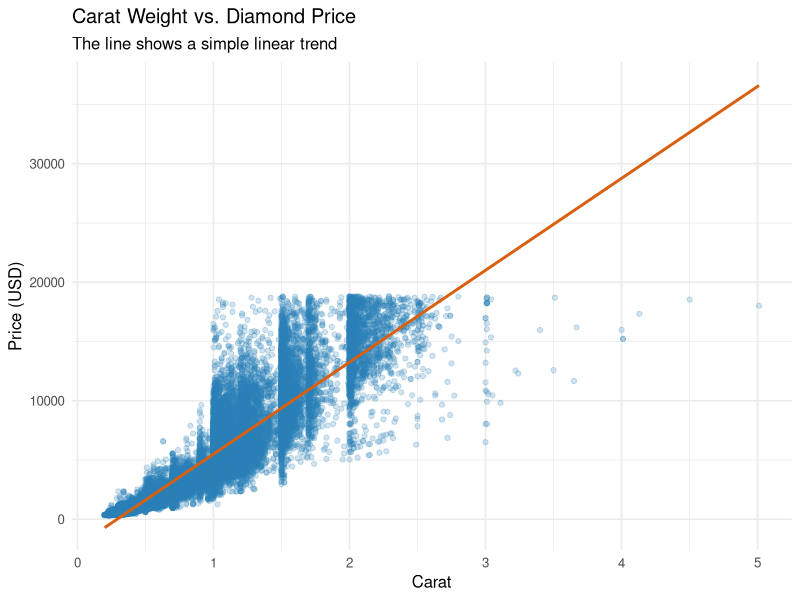
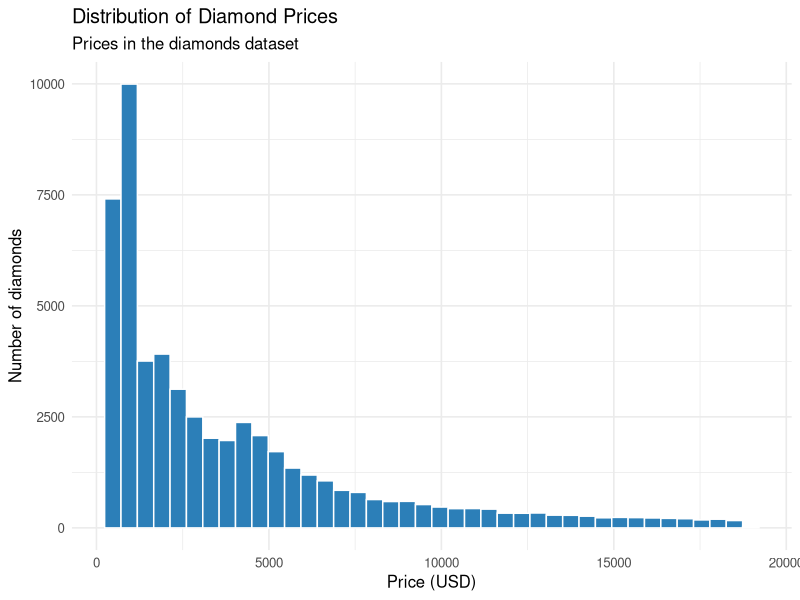
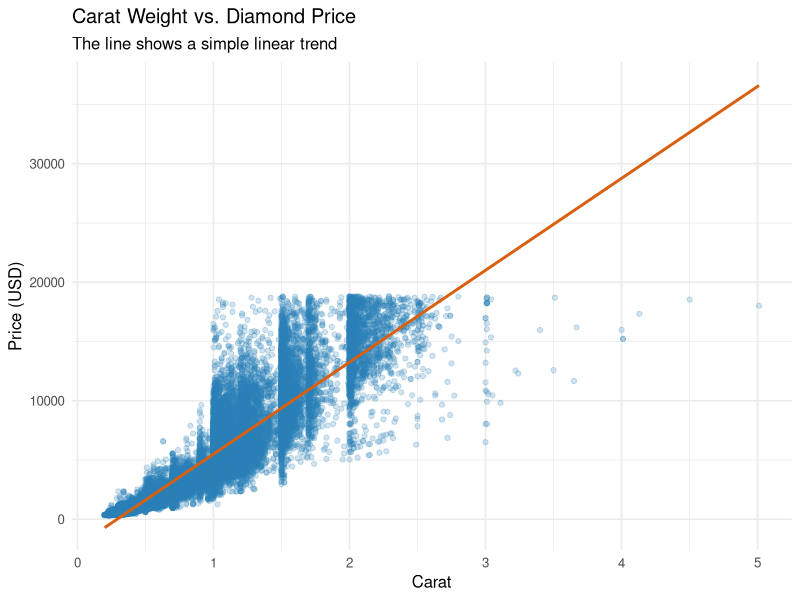
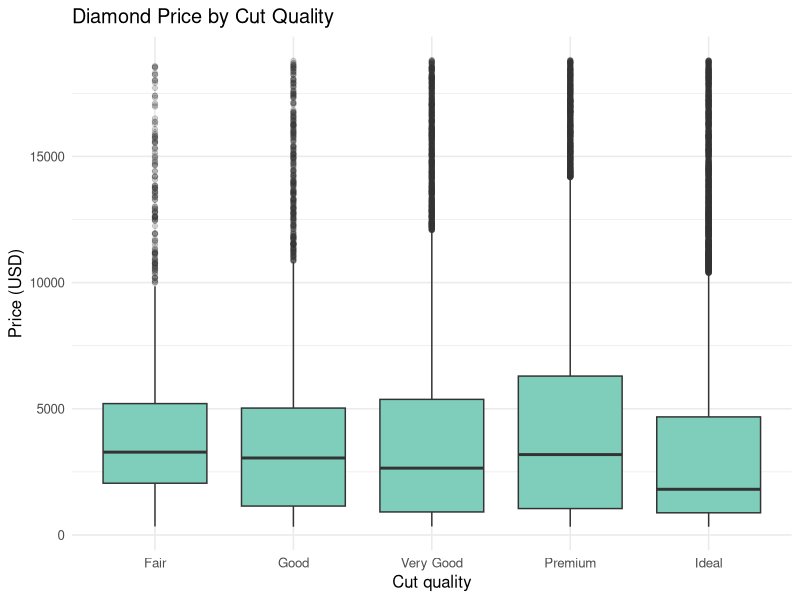
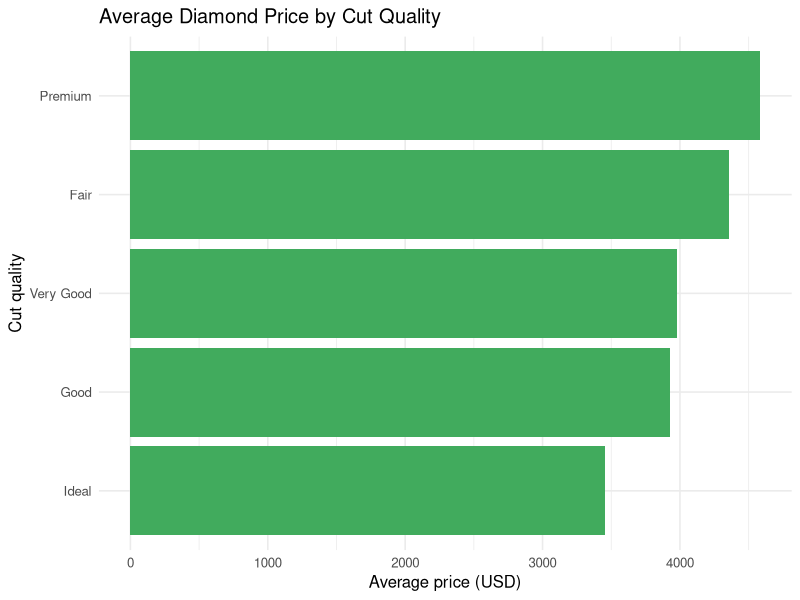

Reproduce these figures in R, in order.
# ============================================================
# Diamond Price Analysis Using R
# Dataset: ggplot2::diamonds
# ============================================================

# 1. Install and load the required package
if (!requireNamespace("ggplot2", quietly = TRUE)) {
  install.packages("ggplot2")
}
library(ggplot2)

# 2. Create output directories if they do not exist
dir.create("results/figures", recursive = TRUE, showWarnings = FALSE)
dir.create("results/tables", recursive = TRUE, showWarnings = FALSE)

# 3. Load the dataset
data("diamonds", package = "ggplot2")
diamonds_data <- ggplot2::diamonds

# 4. Inspect the data
cat("===== DATA OVERVIEW =====\n")
cat("Rows:", nrow(diamonds_data), "\n")
cat("Columns:", ncol(diamonds_data), "\n\n")
print(str(diamonds_data))
print(summary(diamonds_data))

# Save a compact overview of numeric variables
numeric_summary <- data.frame(
  variable = c("carat", "depth", "table", "price", "x", "y", "z"),
  mean = sapply(diamonds_data[c("carat", "depth", "table", "price", "x", "y", "z")], mean),
  median = sapply(diamonds_data[c("carat", "depth", "table", "price", "x", "y", "z")], median),
  standard_deviation = sapply(diamonds_data[c("carat", "depth", "table", "price", "x", "y", "z")], sd)
)
write.csv(numeric_summary,
          "results/tables/numeric_summary.csv",
          row.names = FALSE)

# 5. Summarize prices by cut category
summary_by_cut <- aggregate(
  cbind(price, carat) ~ cut,
  data = diamonds_data,
  FUN = function(x) mean(x)
)
names(summary_by_cut) <- c("cut", "average_price", "average_carat")

count_by_cut <- as.data.frame(table(diamonds_data$cut))
names(count_by_cut) <- c("cut", "number_of_diamonds")

median_price_by_cut <- aggregate(
  price ~ cut,
  data = diamonds_data,
  FUN = median
)
names(median_price_by_cut) <- c("cut", "median_price")

summary_by_cut <- merge(summary_by_cut, count_by_cut, by = "cut")
summary_by_cut <- merge(summary_by_cut, median_price_by_cut, by = "cut")
summary_by_cut <- summary_by_cut[
  order(summary_by_cut$average_price, decreasing = TRUE), ]

write.csv(summary_by_cut,
          "results/tables/summary_by_cut.csv",
          row.names = FALSE)

# 6. Visualization 1: distribution of diamond prices
p1 <- ggplot(diamonds_data, aes(x = price)) +
  geom_histogram(bins = 40, fill = "#2C7FB8", color = "white") +
  labs(
    title = "Distribution of Diamond Prices",
    subtitle = "Prices in the diamonds dataset",
    x = "Price (USD)",
    y = "Number of diamonds"
  ) +
  theme_minimal(base_size = 12)

ggsave("results/figures/01_price_distribution.png",
       plot = p1, width = 8, height = 5, dpi = 300)

# 7. Visualization 2: carat weight versus price
p2 <- ggplot(diamonds_data, aes(x = carat, y = price)) +
  geom_point(alpha = 0.22, color = "#2C7FB8") +
  geom_smooth(method = "lm", formula = y ~ x, se = TRUE,
              color = "#D95F0E", linewidth = 1) +
  labs(
    title = "Carat Weight vs. Diamond Price",
    subtitle = "The line shows a simple linear trend",
    x = "Carat",
    y = "Price (USD)"
  ) +
  theme_minimal(base_size = 12)

ggsave("results/figures/02_carat_vs_price.png",
       plot = p2, width = 8, height = 5, dpi = 300)

# 8. Visualization 3: price distribution by cut
p3 <- ggplot(diamonds_data, aes(x = cut, y = price)) +
  geom_boxplot(fill = "#7FCDBB", outlier.alpha = 0.18) +
  labs(
    title = "Diamond Price by Cut Quality",
    x = "Cut quality",
    y = "Price (USD)"
  ) +
  theme_minimal(base_size = 12)

ggsave("results/figures/03_price_by_cut.png",
       plot = p3, width = 8, height = 5, dpi = 300)

# 9. Visualization 4: average price by cut
p4 <- ggplot(summary_by_cut,
             aes(x = reorder(cut, average_price), y = average_price)) +
  geom_col(fill = "#41AB5D") +
  coord_flip() +
  labs(
    title = "Average Diamond Price by Cut Quality",
    x = "Cut quality",
    y = "Average price (USD)"
  ) +
  theme_minimal(base_size = 12)

ggsave("results/figures/04_average_price_by_cut.png",
       plot = p4, width = 8, height = 5, dpi = 300)

# 10. Correlation analysis: carat and price
correlation_test <- cor.test(
  diamonds_data$carat,
  diamonds_data$price,
  method = "pearson"
)
capture.output(
  {
    cat("Pearson correlation between carat and price\n\n")
    print(correlation_test)
  },
  file = "results/tables/correlation_result.txt"
)

# 11. Simple linear regression: price predicted by carat
model <- lm(price ~ carat, data = diamonds_data)
capture.output(
  {
    cat("Simple linear regression: price ~ carat\n\n")
    print(summary(model))
  },
  file = "results/tables/linear_regression_summary.txt"
)

# Save fitted model coefficients
coefficients_table <- data.frame(
  term = names(coef(model)),
  estimate = as.numeric(coef(model))
)
write.csv(coefficients_table,
          "results/tables/linear_regression_coefficients.csv",
          row.names = FALSE)

# 12. Print a short report to the console
cat("\n===== KEY STATISTICAL RESULTS =====\n")
cat("Pearson correlation (carat vs price):",
    round(unname(cor(diamonds_data$carat, diamonds_data$price)), 4), "\n")
cat("Regression intercept:",
    round(unname(coef(model)[1]), 2), "\n")
cat("Regression slope for carat:",
    round(unname(coef(model)[2]), 2), "\n")
cat("Model R-squared:",
    round(summary(model)$r.squared, 4), "\n\n")

cat("Analysis completed.\n")
cat("Charts saved in: results/figures/\n")
cat("Tables and statistical reports saved in: results/tables/\n")

#print(p1)
print(p2)
#print(p3)
#print(p4)
